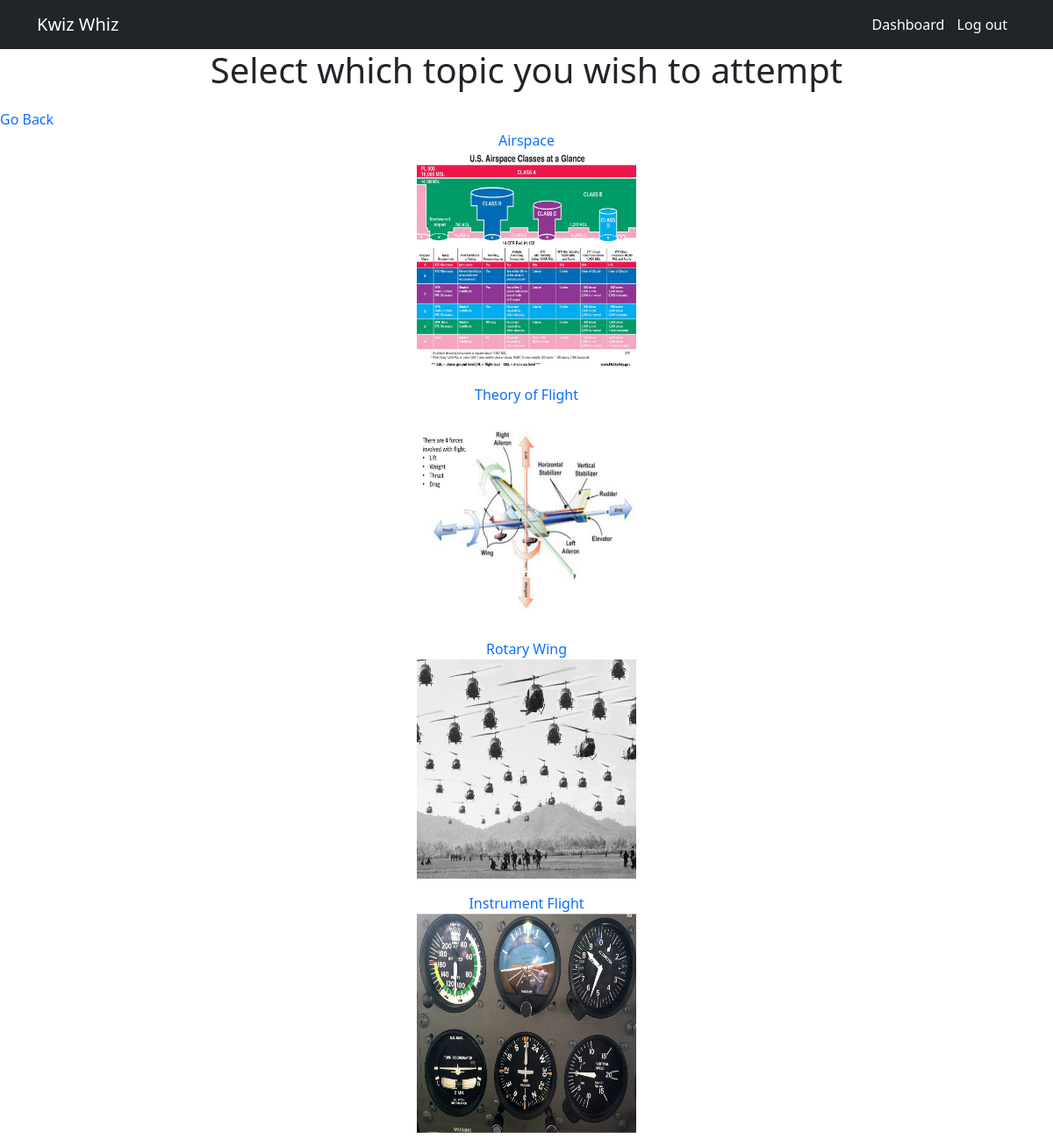
The app's page /selecttopic/1 (signed in) with its own data.
### kwizwhiz_app/models.py (models this page shows, shortened)
class Topic(models.Model):
    categories = models.ManyToManyField(Category, related_name='topics')
    name = models.CharField(max_length=100)
    created_at = models.DateTimeField(auto_now_add=True)
    updated_at = models.DateTimeField(auto_now=True)

### kwizwhiz_app/views.py (the view)
# urls.py: path('selecttopic/<int:category_id>', views.selecttopic),
def selecttopic(request, category_id):
    if 'id' not in request.session:
        return redirect('/')
    else:
        category = Category.objects.get(id = category_id)
        request.session['category'] = category.selection
        context = {
            "topics": category.topics.all()
        }
    return render(request, "selecttopic.html", context)

### kwizwhiz_app/templates/selecttopic.html (shortened to what this page needs)
<!DOCTYPE html>
<html lang="en">
<head>
    <link href="https://cdn.jsdelivr.net/npm/bootstrap@5.0.2/dist/css/bootstrap.min.css" rel="stylesheet">
    {% load static %}
    <link rel="stylesheet" href="{% static 'css/category.css' %}">
</head>
<body>
    <nav class="navbar navbar-expand-lg navbar-dark bg-dark">
        <div class="container">
        <a class="navbar-brand" href="/">Kwiz Whiz</a>
            <span class="navbar-text">
                <span class="navbar-text">
                    {% if request.session.count == 0 %}
                    <a href="/logout">Log out</a>
                    {% else %}
                    <a href="/dashboard">Dashboard</a>
                    <a href="/logout">Log out</a>
                    {% endif %}
                </span>
            </span>
        </div>
    </nav>
    <div>
        <div>
            <h1>Select which topic you wish to attempt</h1>
        </div>
        <div>
            <a href="/selectcategory">Go Back</a>
        </div>
    </div>
    {% for topic in topics %}
    <div>
        <p><a href="/selectquiz/{{topic.id}}">{{topic.name}}
            {% if topic.id == 1 %}
            <img src="{% static 'img/nationalairspace.jpg' %}" height="200" width="200">
            {% elif topic.id == 2 %}
            <img src="{% static 'img/theory.jpg' %}" height="200" width="200">
            {% elif topic.id == 3 %}
            <img src="{% static 'img/helicopter.jpg' %}" height="200" width="200">
            {% else %}
            <img src="{% static 'img/instruments.jpg' %}"height="200" width="200">
            {% endif %}</a></p>
    </div>
    {% endfor %}
</body>
</html>

### kwizwhiz_app/static/css/category.css (style rules this page uses)
span a { padding-right: 10px; text-decoration: none; }
a { text-decoration: none; }
img { height: 250px; width: 250px; display: flex; place-content: center; align-content: center; margin-left: auto; margin-right: auto; }
h1 { text-align: center; height: 60px; }
p { text-align: center; max-width: 250px; margin-left: auto; margin-right: auto; display: flex; place-content: center; align-content: center; }

### records on screen
Topic: name "Airspace"
Topic: name "Theory of Flight"
Topic: name "Rotary Wing"
Topic: name "Instrument Flight"
